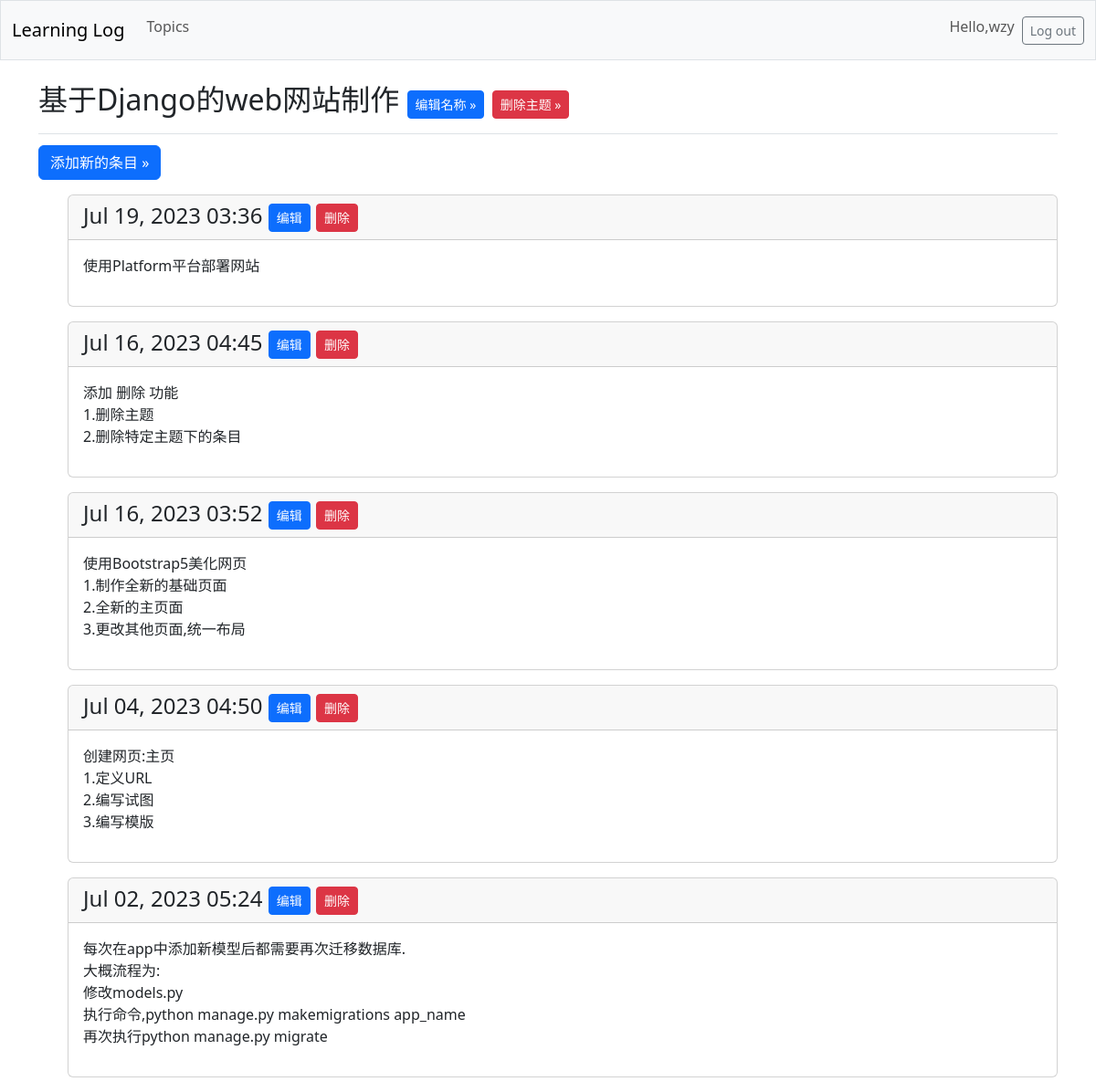
The app's page /topics/4 (signed in) with its own data.
### learning_logs/models.py (models this page shows, shortened)
class Topic (models.Model):
    text = models.CharField(max_length=200) #设置主题名不能超过200个字符
    date_added = models.DateTimeField(auto_now_add=True) #记忆创建时间
    owner = models.ForeignKey(User, on_delete=models.CASCADE)

class Entry (models.Model):
    topic = models.ForeignKey(Topic, on_delete=models.CASCADE)
    text = models.TextField() #条目的字数不受限制
    date_added = models.DateTimeField(auto_now_add=True)
    class Meta:
        verbose_name_plural = 'entries'

### learning_logs/views.py (the view)
# urls.py: path('topics/<int:topic_id>', views.topic, name = 'topic'),
@login_required
def topic(request,topic_id):
    topic = Topic.objects.get(id=topic_id)
    check_topic_owner(topic,request)
    entries = topic.entry_set.order_by('-date_added')
    context = {'topic': topic , 'entries': entries}
    return render(request,'learning_logs/topic.html',context)

### learning_logs/views.py (called while the page is built)
def check_topic_owner(topic,request):
    if topic.owner != request.user:
        raise Http404

### learning_logs/templates/learning_logs/topic.html
{% extends 'learning_logs/base.html' %}
{% block page_header %}
<h2>{{ topic.text }}
    <a class="btn btn-primary btn-sm mb-6 mt-1 "
       href="{% url 'learning_logs:edit_topic' topic.id %}">
        编辑名称 &raquo;</a>
    <a class="btn btn-danger btn-sm mb-6 mt-1"
        href="{% url 'learning_logs:delete_topic' topic.id %}">
        删除主题 &raquo;</a>
</h2>
{% endblock page_header %}
{% block content %}
<p>
    <a class="btn btn-primary  mt-1"
       href="{% url 'learning_logs:new_entry' topic.id %}">添加新的条目 &raquo;</a>
</p>
<ul>
    {% for entry in entries %}
        <div class="card mb-3">
            <h4 class="card-header">
                {{entry.date_added|date:'M d, Y H:i'}}
                <a class="btn btn-primary btn-sm " href="{% url 'learning_logs:edit_entry' entry.id %}">
                    编辑</a>
                <a class="btn btn-danger btn-sm " href="{% url 'learning_logs:delete_entry' entry.id %}">
                    删除</a>
            </h4>
            <div class="card-body">{{ entry.text|linebreaks }}</div>
        </div>
    {% empty %}
        <p>您还没在此主题下创建条目.(There are no entries for this topic yet.)</p>
    {% endfor %}
</ul>
{% endblock content %}

### learning_logs/templates/learning_logs/base.html (shortened to what this page needs)
<!doctype html>
<html lang="en">
<head>
    {% load django_bootstrap5 %}
    {% bootstrap_css %}
</head>
<body>
    <nav class="navbar navbar-expand-md navbar-light bg-light mb-4 border">
        <div class="container-fluid">
            <a class="navbar-brand" href="{% url 'learning_logs:index'%}">
                Learning Log</a>
            <div class="collapse navbar-collapse" id="navbarCollapse">
             <ul class="navbar-nav me-auto mb-2 mb-md-O">
                 <li class="nav-item">
                 <a class="nav-link" href="{% url 'learning_logs:topics' %}">
                 Topics</a></li>
             </ul>
             <ul class="navbar-nav ms-auto mb-2 mb-md-O">
                 {% if user.is_authenticated %}
                      <li class="nav-item">
                       <span class="navbar-text me-2">Hello,{{ user.username }}
                       </span></li>
                 {% endif %}
             </ul>
             {% if user.is_authenticated %}
                <form action="{% url 'accounts:logout' %}" method="post">
                    <button name="submit" class="btn btn-outline-secondary btn-sm">
                        Log out</button>
                </form>
             {% endif %}
            </div>
        </div>
    </nav>
    <main class="container">
        <div class="pb-2 mb-2 border-bottom">
            {% block page_header %}{% endblock page_header %}
        </div>
        <div>
            {% block content %} {% endblock content %}
        </div>
    </main>
</body>
</html>

### records on screen
Topic: text "基于Django的web网站制作"
Entry: date_added "Jul 19, 2023 03:36", text "使用Platform平台部署网站"
Entry: date_added "Jul 16, 2023 04:45", text "添加 删除 功能 1.删除主题 2.删除特定主题下的条目"
Entry: date_added "Jul 16, 2023 03:52", text "使用Bootstrap5美化网页 1.制作全新的基础页面 2.全新的主页面 3.更改其他页面,统一布局"
Entry: date_added "Jul 04, 2023 04:50", text "创建网页:主页 1.定义URL 2.编写试图 3.编写模版"
Entry: date_added "Jul 02, 2023 05:24", text "每次在app中添加新模型后都需要再次迁移数据库. 大概流程为: 修改models.py 执行命令,python manage.py makemigrations app_name 再次执行python manage.py migrate"

### other values on screen
{{ user.username }} "wzy"
